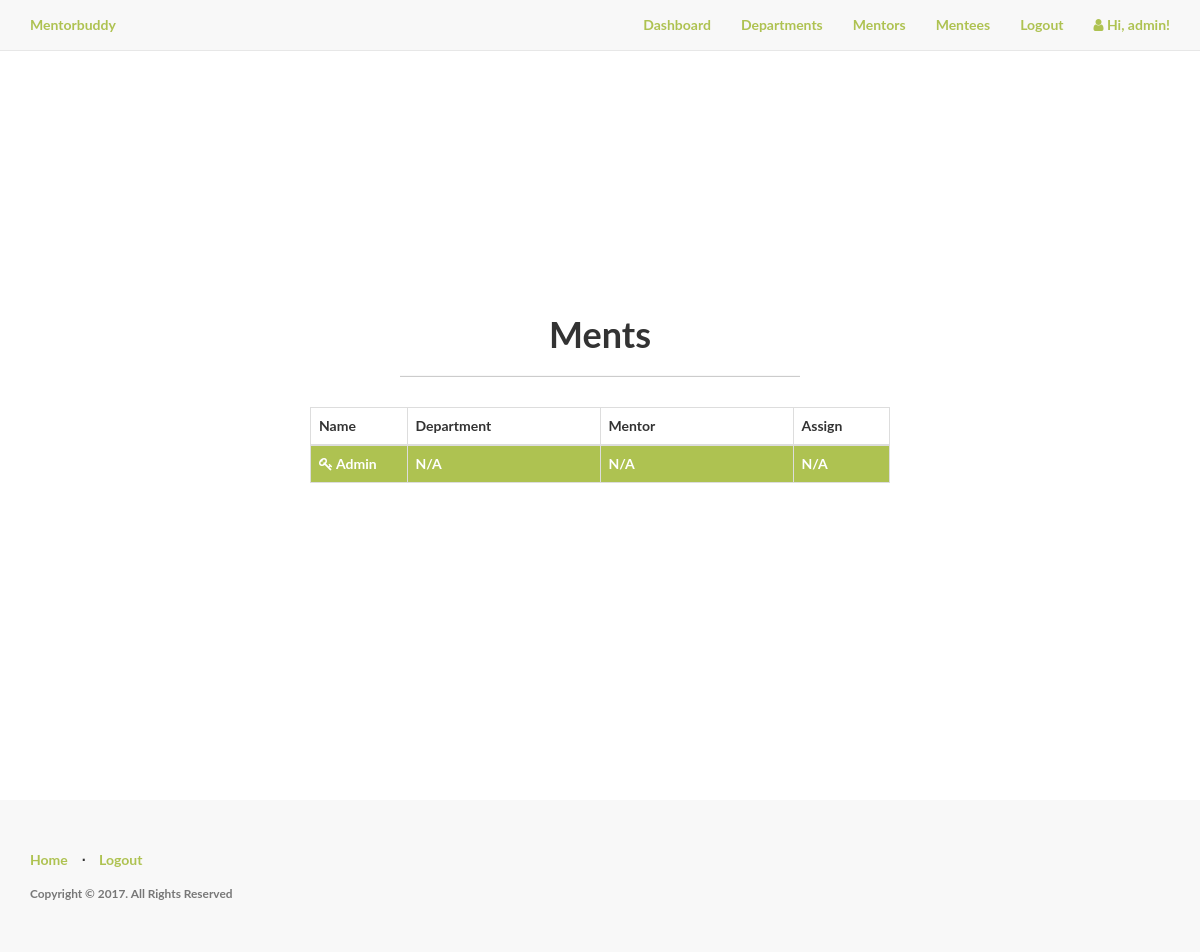
Page /admin/mentees (signed in) on the earlier database version.
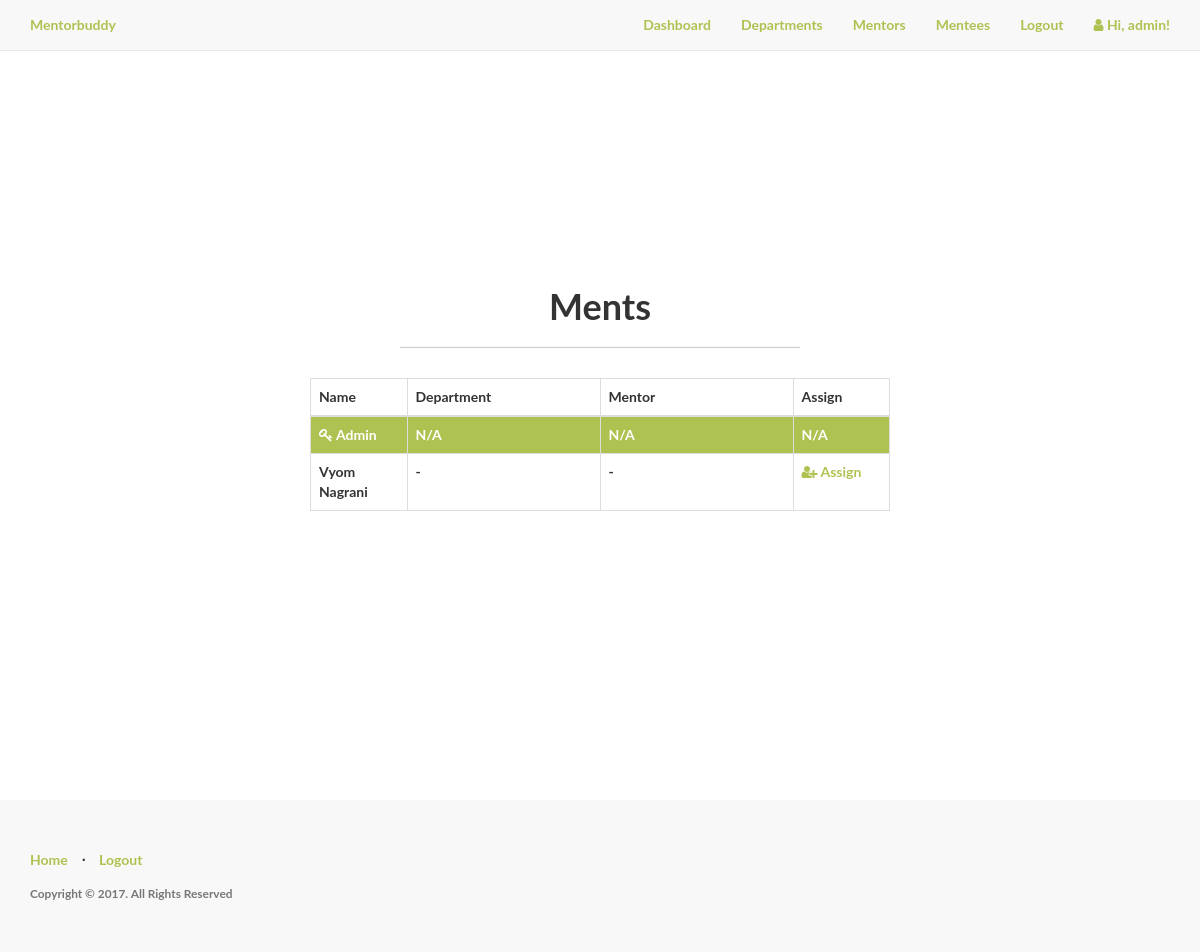
Same page on the later database version.
### app/models.py (models this page shows, shortened)
class Mentee(UserMixin, db.Model):
    __tablename__ = 'mentees'
    id = db.Column(db.Integer, primary_key=True)
    email = db.Column(db.String(60), index=True, unique=True)
    username = db.Column(db.String(60), index=True, unique=True)
    first_name = db.Column(db.String(60), index=True)
    last_name = db.Column(db.String(60), index=True)
    password_hash = db.Column(db.String(128))
    department_id = db.Column(db.Integer, db.ForeignKey('departments.id'))
    mentor_id = db.Column(db.Integer, db.ForeignKey('mentors.id'))
    is_admin = db.Column(db.Boolean, default=False)
    @property
    def password(self):
        """
        Prevent pasword from being accessed
        """
        raise AttributeError('password is not a readable attribute.')

### app/admin/views.py (the view)
@admin.route('/mentees')
@login_required
def list_mentees():
    check_admin()
    mentees = Mentee.query.all()
    return render_template('admin/mentees/mentees.html',
                           mentees=mentees, title='Mentees')

### app/admin/views.py (called while the page is built)
def check_admin():
    if not current_user.is_admin:
        print ("Not admin detected")
        abort(403)

### app/models.py (called while the page is built)
@login_manager.user_loader
def load_user(user_id):
    return Mentee.query.get(int(user_id))

### app/templates/admin/mentees/mentees.html (shortened to what this page needs)
{% import "bootstrap/utils.html" as utils %}
{% extends "base.html" %}
{% block body %}
<div class="content-section">
  <div class="outer">
    <div class="middle">
      <div class="inner">
        <br/>
        <br/>
        <h1 style="text-align:center;">Ments</h1>
        {% if mentees %}
          <hr class="intro-divider">
          <div class="center">
            <table class="table table-striped table-bordered">
              <thead>
                <tr>
                  <th width="15%"> Name </th>
                  <th width="30%"> Department </th>
                  <th width="30%"> Mentor </th>
                  <th width="15%"> Assign </th>
                </tr>
              </thead>
              <tbody>
              {% for mentee in mentees %}
                {% if mentee.is_admin %}
                    <tr style="background-color: #aec251; color: white;">
                        <td> <i class="fa fa-key"></i> Admin </td>
                        <td> N/A </td>
                        <td> N/A </td>
                        <td> N/A </td>
                    </tr>
                {% else %}
                    <tr>
                      <td> {{ mentee.first_name }} {{ mentee.last_name }} </td>
                      <td>
                        {% if mentee.department %}
                          {{ mentee.department.name }}
                        {% else %}
                          -
                        {% endif %}
                      </td>
                      <td>
                        {% if mentee.mentor %}
                          {{ mentee.mentor.name }}
                        {% else %}
                          -
                        {% endif %}
                      </td>
                      <td>
                        <a href="{{ url_for('admin.assign_mentee', id=mentee.id) }}">
                          <i class="fa fa-user-plus"></i> Assign
                        </a>
                      </td>
                    </tr>
                {% endif %}
              {% endfor %}
              </tbody>
            </table>
          </div>
        {% endif %}
        </div>
      </div>
    </div>
  </div>
</div>
{% endblock %}

### app/templates/base.html (shortened to what this page needs)
<!DOCTYPE html>
<html lang="en">
<head>
    <link href="https://maxcdn.bootstrapcdn.com/bootstrap/3.3.7/css/bootstrap.min.css" rel="stylesheet">
    <link href="https://maxcdn.bootstrapcdn.com/font-awesome/4.7.0/css/font-awesome.min.css" rel="stylesheet">
    <link href="{{ url_for('static', filename='css/style.css') }}" rel="stylesheet">
</head>
<body>
    <nav class="navbar navbar-default navbar-fixed-top topnav" role="navigation">
        <div class="container topnav">
          <div class="navbar-header">
              <a class="navbar-brand topnav" href="{{ url_for('home.homepage') }}">Mentorbuddy</a>
          </div>
          <div class="collapse navbar-collapse" id="bs-example-navbar-collapse-1">
            <ul class="nav navbar-nav navbar-right">
                {% if current_user.is_authenticated %}
                  {% if current_user.is_admin %}
                    <li><a href="{{ url_for('home.admin_dashboard') }}">Dashboard</a></li>
                    <li><a href="{{ url_for('admin.list_departments') }}">Departments</a></li>
                    <li><a href="{{ url_for('admin.list_mentors') }}">Mentors</a></li>
                    <li><a href="{{ url_for('admin.list_mentees') }}">Mentees</a></li>
                  {% else %}
                    <li><a href="{{ url_for('home.dashboard') }}">Dashboard</a></li>
                  {% endif %}
                  <li><a href="{{ url_for('auth.logout') }}">Logout</a></li>
                  <li><a><i class="fa fa-user"></i>  Hi, {{ current_user.username }}!</a></li>
                {% else %}
                  <li><a href="{{ url_for('home.homepage') }}">Home</a></li>
                  <li><a href="{{ url_for('auth.register') }}">Register</a></li>
                  <li><a href="{{ url_for('auth.login') }}">Login</a></li>
                {% endif %}
            </ul>
          </div>
        </div>
    </nav>
    <div class="wrapper">
      {% block body %}
      {% endblock %}
      <div class="push"></div>
    <footer>
        <div class="container">
            <div class="row">
                <div class="col-lg-12">
                    <ul class="list-inline">
                        <li><a href="{{ url_for('home.homepage') }}">Home</a></li>
                        <li class="footer-menu-divider">⋅</li>
                        {% if current_user.is_authenticated %}
                          <li><a href="{{ url_for('auth.logout') }}">Logout</a></li>
                        {% else %}
                          <li><a href="{{ url_for('auth.register') }}">Register</a></li>
                          <li class="footer-menu-divider">⋅</li>
                          <li><a href="{{ url_for('auth.login') }}">Login</a></li>
                        {% endif %}
                    </ul>
                    <p class="copyright text-muted small">Copyright © 2017. All Rights Reserved</p>
                </div>
            </div>
        </div>
    </footer>
</body>
</html>

### app/static/css/style.css (style rules this page uses)
body, html { width: 100%; height: 100%; }
body, h1, h2, h3 { font-family: "Lato", "Helvetica Neue", Helvetica, Arial, sans-serif; font-weight: 700; }
a, .navbar-default .navbar-brand, .navbar-default .navbar-nav>li>a { color: #aec251; }
footer { padding: 50px 0; background-color: #f8f8f8; }
p.copyright { margin: 15px 0 0; }
.center { margin: auto; width: 50%; padding: 10px; }
.content-section { padding: 50px 0; border-top: 1px solid #e7e7e7; }
.footer, .push { clear: both; height: 4em; }
.intro-divider { width: 400px; border-top: 1px solid #f8f8f8; border-bottom: 1px solid rgba(0,0,0,0.2); }
.topnav { font-size: 14px; }
.wrapper { min-height: 100%; height: auto !important; height: 100%; margin: 0 auto -4em; }
.outer { display: table; position: absolute; height: 70%; width: 100%; }
.middle { display: table-cell; vertical-align: middle; }
.inner { margin-left: auto; margin-right: auto; }

Differences in the rows shown:
added Mentee: first_name "Vyom", last_name "Nagrani"
